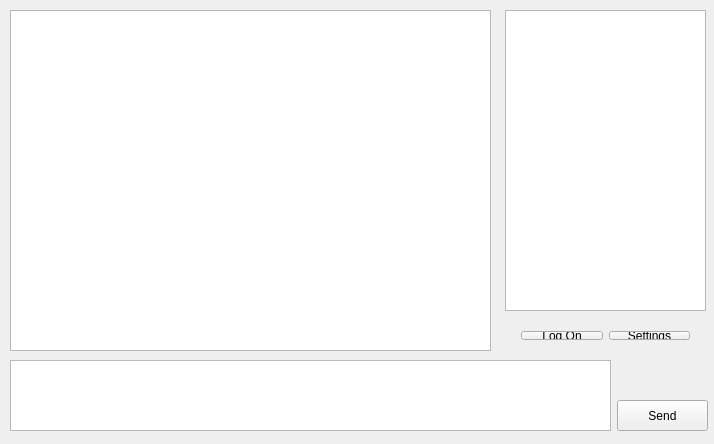
<?xml version="1.0" encoding="UTF-8"?>
<ui version="4.0">
 <class>Widget</class>
 <widget class="QWidget" name="Widget">
  <property name="geometry">
   <rect>
    <x>0</x>
    <y>0</y>
    <width>714</width>
    <height>444</height>
   </rect>
  </property>
  <property name="windowTitle">
   <string>ChitChat</string>
  </property>
  <widget class="QListView" name="buddyListView">
   <property name="geometry">
    <rect>
     <x>505</x>
     <y>10</y>
     <width>201</width>
     <height>301</height>
    </rect>
   </property>
  </widget>
  <widget class="QTextBrowser" name="chatView">
   <property name="geometry">
    <rect>
     <x>10</x>
     <y>10</y>
     <width>481</width>
     <height>341</height>
    </rect>
   </property>
   <property name="html">
    <string>&lt;!DOCTYPE HTML PUBLIC &quot;-//W3C//DTD HTML 4.0//EN&quot; &quot;http://www.w3.org/TR/REC-html40/strict.dtd&quot;&gt;
&lt;html&gt;&lt;head&gt;&lt;meta name=&quot;qrichtext&quot; content=&quot;1&quot; /&gt;&lt;style type=&quot;text/css&quot;&gt;
p, li { white-space: pre-wrap; }
&lt;/style&gt;&lt;/head&gt;&lt;body style=&quot; font-family:'Noto Sans'; font-size:10pt; font-weight:400; font-style:normal;&quot;&gt;
&lt;p style=&quot;-qt-paragraph-type:empty; margin-top:0px; margin-bottom:0px; margin-left:0px; margin-right:0px; -qt-block-indent:0; text-indent:0px;&quot;&gt;&lt;br /&gt;&lt;/p&gt;&lt;/body&gt;&lt;/html&gt;</string>
   </property>
  </widget>
  <widget class="QTextBrowser" name="inputTextView">
   <property name="geometry">
    <rect>
     <x>10</x>
     <y>360</y>
     <width>601</width>
     <height>71</height>
    </rect>
   </property>
  </widget>
  <widget class="QPushButton" name="sendButton">
   <property name="geometry">
    <rect>
     <x>617</x>
     <y>400</y>
     <width>91</width>
     <height>31</height>
    </rect>
   </property>
   <property name="text">
    <string>Send</string>
   </property>
  </widget>
  <widget class="QWidget" name="">
   <property name="geometry">
    <rect>
     <x>510</x>
     <y>320</y>
     <width>191</width>
     <height>31</height>
    </rect>
   </property>
   <layout class="QHBoxLayout" name="horizontalLayout">
    <item>
     <widget class="QPushButton" name="logonButton">
      <property name="text">
       <string>Log On</string>
      </property>
     </widget>
    </item>
    <item>
     <widget class="QPushButton" name="settingsButton">
      <property name="text">
       <string>Settings</string>
      </property>
     </widget>
    </item>
   </layout>
  </widget>
 </widget>
 <layoutdefault spacing="6" margin="11"/>
 <resources/>
 <connections/>
</ui>
